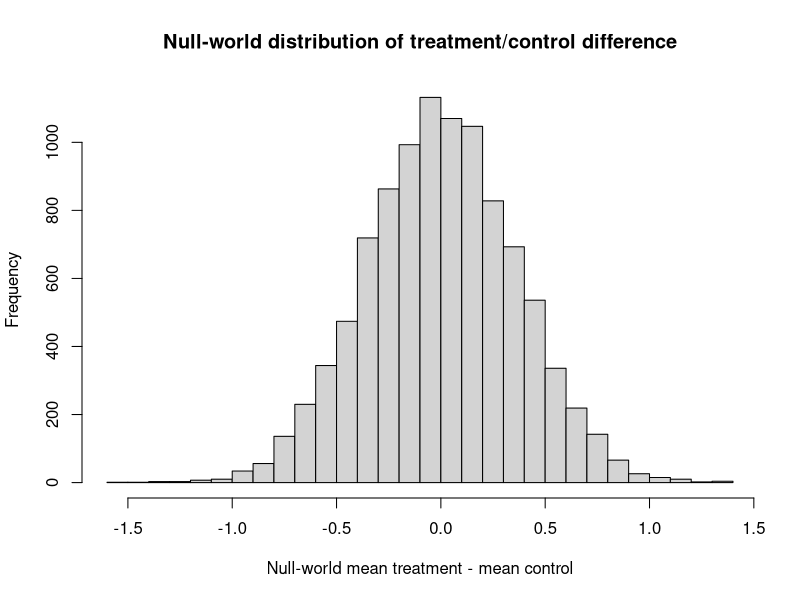

The R script that drew this image:
## ---- chunk 1
# Get treatment and control values from data file.
birth_df <- read.csv('data/birthweights.csv')
# Birthweidhts for Drug A participants.
treat_df <- subset(birth_df, birth_df$Treatment == 'Drug A')
# Birthweigts as vector.
treat <- treat_df$Birthweight
# Control birthweights.
control_df <- subset(birth_df, birth_df$Treatment == 'Control')
# Birthweigts as vector.
control <- control_df$Birthweight

# Actual difference.
actual_diff <- mean(treat) - mean(control)
# Show the actual difference.
actual_diff
## ---- chunk 2
# Concatenate treatment and control vectors.
both <- c(treat, control)

# Number of trials.
n_trials <- 10000

# Make vector to store results for each trial.
results <- numeric(n_trials)

# Do 10000 simulations
for (i in 1:n_trials) {
    # Take a resample of 15 from all birth weights.
    fake_treat <- sample(both, size=15, replace=TRUE)
    # Take a second, similar resample.
    fake_control <- sample(both, size=15, replace=TRUE)
    # Find the means of the two resamples.
    mt <- mean(fake_treat)
    mc <- mean(fake_control)
    # Find the difference between the means of the two resamples.
    diff <- mt - mc
    # Keep score of the result.
    results[i] <- diff
    # End the simulation experiment, go back and repeat
}
# Produce a histogram of the resample differences
hist(results, breaks=25,
    main='Null-world distribution of treatment/control difference',
    xlab='Null-world mean treatment - mean control')
# How often did resample differences exceed the observed difference of
# .82?
k <- sum(results >= actual_diff)
kk <- k / n_trials
message('Proportion null-world differences >= actual difference: ', kk)
